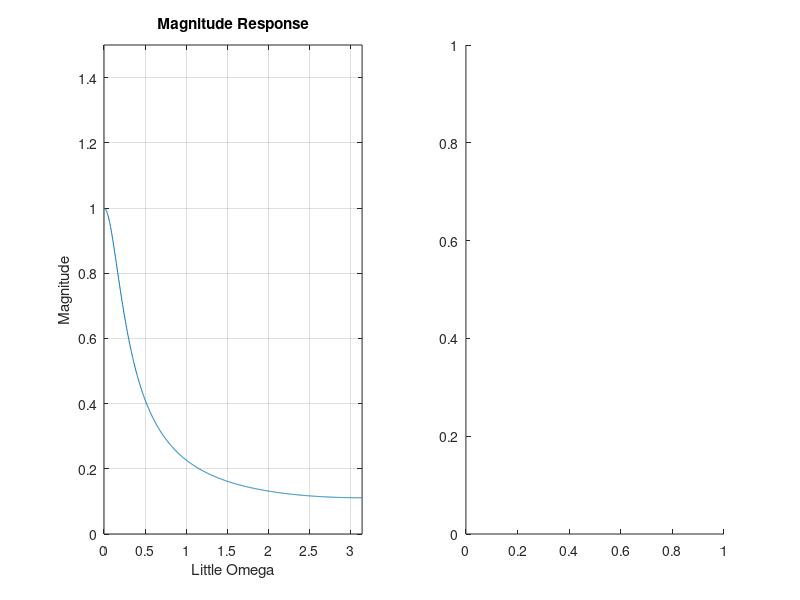

Reproduce this figure in MATLAB. (Note: this script raises an error after producing the figure.)
clear all
close all
clc

% y[n] = 0.8y[n-1] + 0.2x[n]
% x[n] = cos(pi * n^2 / 10000)

a = 0.8;
b = 0.2;
N = 1000;
bb = [b, 0];
aa = [1, -a];
[hh, ff] = freqz(bb, aa, N);


figure(1);

subplot(1,2,1);
plot(ff,abs(hh));
xlabel('Little Omega');
axis([0, pi, 0, 1.5]);
ylabel('Magnitude');
title('Magnitude Response');
grid on;


subplot(1,2,2);
plot(ff,phase(hh));
xlabel('Little Omega');
axis([0, pi, -4, 1]);
ylabel('Phase');
title('Phase Response');
grid on;

